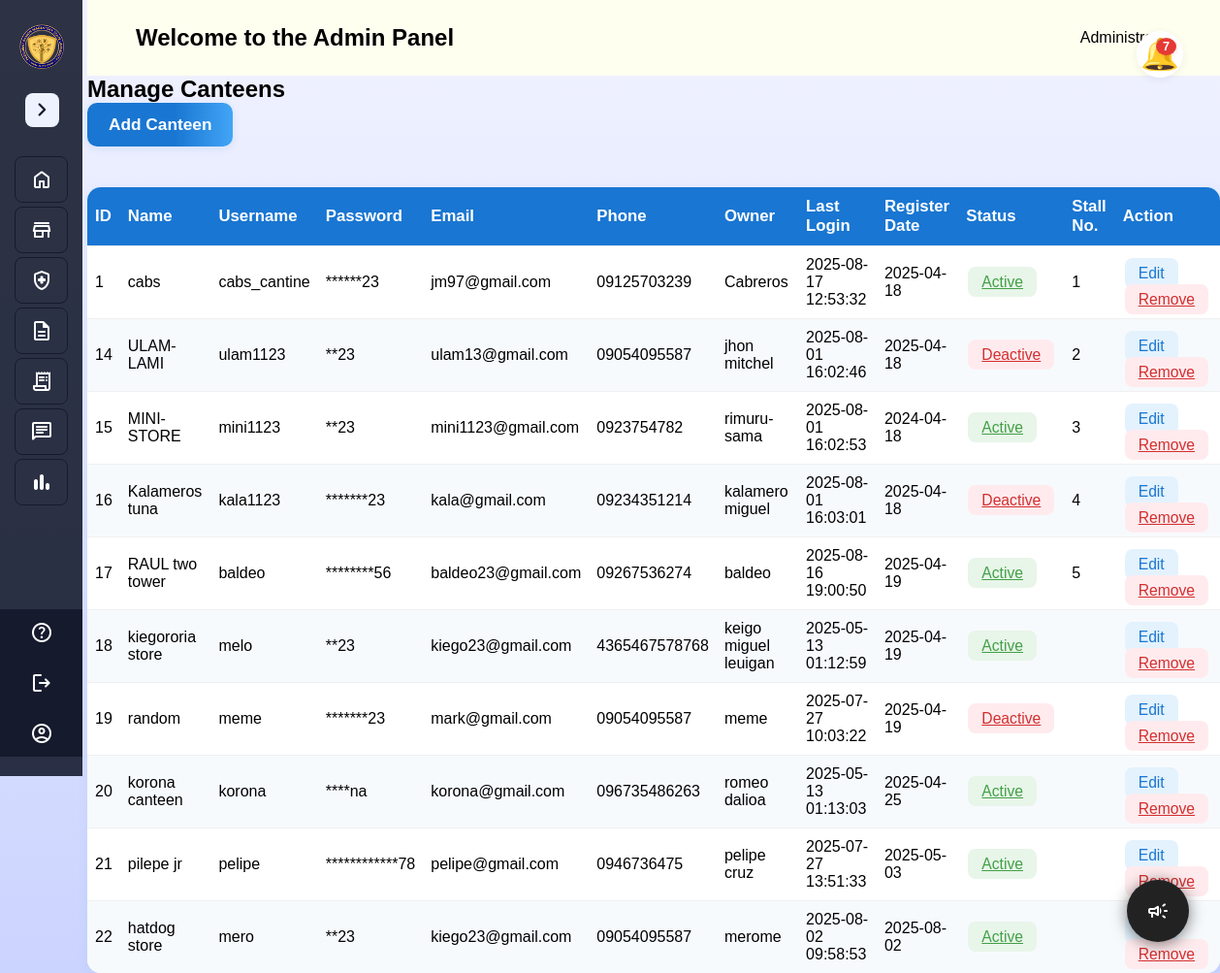
Screenshot of /admin_user/cantine.php (signed in) with the database file from the repository.
### tables this page shows
CREATE TABLE `cantines` (
  `id` int(11) NOT NULL,
  `name` text NOT NULL,
  `img` text DEFAULT NULL,
  `stall_no` int(11) DEFAULT NULL,
  `email` text NOT NULL,
  `phone` text NOT NULL,
  `owner` text NOT NULL,
  `Last_login` timestamp NOT NULL DEFAULT current_timestamp() ON UPDATE current_timestamp(),
  `registerDate` date NOT NULL,
  `username` varchar(255) NOT NULL,
  `password` varchar(255) NOT NULL,
  `active` tinyint(1) DEFAULT 0,
  `del_status` int(2) NOT NULL DEFAULT 0
);

### admin_user/cantine.php (the view, shortened to what this page needs)
<?php
include 'db.php';
$notif_cantines = [];
$sql = "SELECT * FROM cantines WHERE del_status = 0";
$res = $conn->query($sql);
while ($row = $res->fetch_assoc()) {
    $notif_cantines[] = $row;
}
?>
<!DOCTYPE html>
<html lang="en">
<head>
    <link rel="stylesheet" href="css/cantine.css">
</head>
<body>
<?php require_once "sidebar.php"; ?>
<?php require_once "header.php"; ?>
<div class="container">
    <h2>Manage Canteens</h2>
    <button class="btn-add-cantine" onclick="openAddModal()">Add Canteen</button>
    <table>
        <thead>
            <tr>
                <th>ID</th>
                <th>Name</th>
                <th>Username</th>
                <th>Password</th>
                <th>Email</th>
                <th>Phone</th>
                <th>Owner</th>
                <th>Last Login</th>
                <th>Register Date</th>
                <th>Status</th>
                <th>Stall No.</th>
                <th>Action</th>
            </tr>
        </thead>
        <tbody>
            <?php foreach ($notif_cantines as $row) : ?>
                <tr>
                    <td><?php echo $row['id']; ?></td>
                    <td data-label="Name"><?php echo $row['name']; ?></td>
                    <td><?php echo $row['username']; ?></td>
                    <td>
                        <?php
                        $password = $row['password'];
                        $maskedPassword = strlen($password) > 2
                            ? str_repeat('*', strlen($password) - 2) . substr($password, -2)
                            : str_repeat('*', strlen($password));
                        echo $maskedPassword;
                        ?>
                    </td>
                    <td><?php echo $row['email']; ?></td>
                    <td><?php echo $row['phone']; ?></td>
                    <td><?php echo $row['owner']; ?></td>
                    <td><?php echo $row['Last_login']; ?></td>
                    <td><?php echo $row['registerDate']; ?></td>
                    <td>
                        <a href="cantine.php?toggle_active_id=<?php echo $row['id']; ?>&current_status=<?php echo $row['active']; ?>"
                           class="btn-status <?php echo $row['active'] == 0 ? 'active' : 'deactive'; ?>"
                           onclick="return confirm('Are you sure you want to <?php echo $row['active'] == 0 ? 'deactivate' : 'activate'; ?> this canteen?');">
                            <?php echo $row['active'] == 0 ? 'Active' : 'Deactive'; ?>
                        </a>
                    </td>
                    <td><?php echo htmlspecialchars($row['stall_no']); ?></td>
                    <td>
                        <button class="btn-edit" onclick="openEditModal(
                            '<?php echo $row['id']; ?>',
                            '<?php echo htmlspecialchars($row['name']); ?>',
                            '<?php echo htmlspecialchars($row['email']); ?>',
                            '<?php echo htmlspecialchars($row['phone']); ?>',
                            '<?php echo htmlspecialchars($row['owner']); ?>',
                            '<?php echo htmlspecialchars($row['username']); ?>',
                            '<?php echo htmlspecialchars($row['password']); ?>',
                            '<?php echo htmlspecialchars($row['stall_no']); ?>'
                        )">Edit</button>
                        <a href="cantine.php?delete_id=<?php echo $row['id']; ?>" class="btn-delete" onclick="return confirm('Are you sure you want to remove this canteen?');">Remove</a>
                    </td>
                </tr>
            <?php endforeach; ?>
        </tbody>
    </table>
</div>
</body>
</html>

### admin_user/css/cantine.css (style rules this page uses)
table { width: 100%; border-collapse: collapse; margin-top: 24px; background: #fff; border-radius: 14px; overflow: hidden; box-shadow: 0 2px 12px #1976d210; font-size: 1em; }
th, td { padding: 10px 8px; text-align: left; border-bottom: 1px solid #f0f0f0; }
th { background: #1976d2; color: #fff; font-weight: 600; font-size: 1.05em; }
tr:last-child td { border-bottom: none; }
tr:nth-child(even) td { background: #f7fafd; }
.btn-add-cantine { background: linear-gradient(90deg, #1976d2 60%, #42a5f5 100%); color: #fff; border: none; border-radius: 10px; padding: 12px 22px; font-size: 1.08em; font-weight: 600; margin-bottom: 18px; cursor: pointer; box-shadow: 0 2px 8px #1976d220; transition: background 0.2s, box-shadow 0.2s; }
.btn-edit, .btn-delete, .btn-status { border: none; border-radius: 8px; padding: 7px 14px; font-size: 0.98em; font-weight: 500; margin: 2px 2px; cursor: pointer; transition: background 0.18s, color 0.18s; }
.btn-edit { background: #e3f2fd; color: #1976d2; }
.btn-delete { background: #ffebee; color: #d32f2f; }
.btn-status.active { background: #e8f5e9; color: #43a047; }
.btn-status.deactive { background: #ffebee; color: #d32f2f; }

### admin_user/css/style.css (style rules this page uses)
* { margin: 0; padding: 0; box-sizing: border-box; font-family: "Poppins", sans-serif; }
body { min-height: 100vh; background: linear-gradient(#F1F3FF, #CBD4FF); transition: margin-left 0.3s ease; margin-left: 270px; }
body.sidebar-collapsed { margin-left: 90px; }

### rows the page displays
cantines: id "1", name "cabs", username "cabs_cantine", password "******23", email "jm97@gmail.com", phone "09125703239", owner "Cabreros", Last_login "2025-08-17 12:53:32", registerDate "2025-04-18", active "Active", stall_no "1"
cantines: id "14", name "ULAM-LAMI", username "ulam1123", password "**23", email "ulam13@gmail.com", phone "09054095587", owner "jhon mitchel", Last_login "2025-08-01 16:02:46", registerDate "2025-04-18", active "Deactive", stall_no "2"
cantines: id "15", name "MINI-STORE", username "mini1123", password "**23", email "mini1123@gmail.com", phone "0923754782", owner "rimuru-sama", Last_login "2025-08-01 16:02:53", registerDate "2024-04-18", active "Active", stall_no "3"
cantines: id "16", name "Kalameros tuna", username "kala1123", password "*******23", email "kala@gmail.com", phone "09234351214", owner "kalamero miguel", Last_login "2025-08-01 16:03:01", registerDate "2025-04-18", active "Deactive", stall_no "4"
cantines: id "17", name "RAUL two tower", username "baldeo", password "********56", email "baldeo23@gmail.com", phone "09267536274", owner "baldeo", Last_login "2025-08-16 19:00:50", registerDate "2025-04-19", active "Active", stall_no "5"
cantines: id "18", name "kiegororia store", username "melo", password "**23", email "kiego23@gmail.com", phone "4365467578768", owner "keigo miguel leuigan", Last_login "2025-05-13 01:12:59", registerDate "2025-04-19", active "Active"
cantines: id "19", name "random", username "meme", password "*******23", email "mark@gmail.com", phone "09054095587", owner "meme", Last_login "2025-07-27 10:03:22", registerDate "2025-04-19", active "Deactive"
cantines: id "20", name "korona canteen", username "korona", password "****na", email "korona@gmail.com", phone "096735486263", owner "romeo dalioa", Last_login "2025-05-13 01:13:03", registerDate "2025-04-25", active "Active"
cantines: id "21", name "pilepe jr", username "pelipe", password "************78", email "pelipe@gmail.com", phone "0946736475", owner "pelipe cruz", Last_login "2025-07-27 13:51:33", registerDate "2025-05-03", active "Active"
cantines: id "22", name "hatdog store", username "mero", password "**23", email "kiego23@gmail.com", phone "09054095587", owner "merome", Last_login "2025-08-02 09:58:53", registerDate "2025-08-02", active "Active"

### other values shown
$notif_count "7"
$adminName "Administrator"
